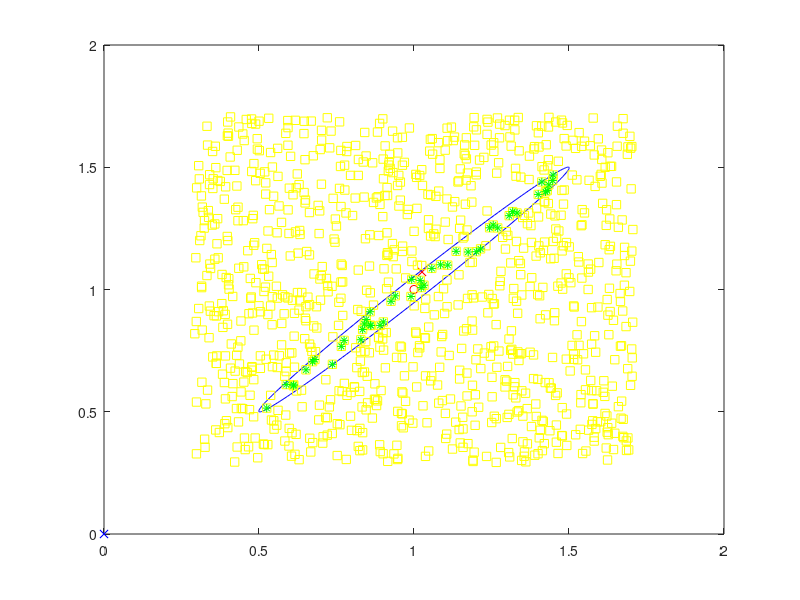

Here is the MATLAB script that generated this plot:
clear variables

% Posição inicial será state
% Depois será estimativa de LC-GTRS
x_est = [0; 0]; % Initial estimation of the target's location
x_pred = [1; 1]; % Prediction of the target's location
plot(x_est(1,1), x_est(2,1), 'bx')
hold on
plot(x_pred(1), x_pred(2), 'ro')
theta = atan2(x_pred(2) - x_est(2), x_pred(1) - x_est(1)); % Computing the angle of movement
x_est = [x_est, x_pred + rand(2,1) * 1e-1]; % To be "close" to x_pred
plot(x_est(1,end), x_est(2,end), 'rx')

% Centro pode ser na estimativa
center = x_pred; % Center of the ellipse
r_max = norm(x_est(:,end) - x_pred); % Minor axis length
d = norm(x_est(:,1) - x_pred); % Major axis length
tt = 0 : pi/100 : 2*pi;
x_ellipse = center(1) + d/2*cos(tt)*cos(theta) - r_max/2*sin(tt)*sin(theta);
y_ellipse = center(2) + r_max/2*sin(tt)*cos(theta) + d/2*cos(tt)*sin(theta);
plot(x_ellipse, y_ellipse, 'b')

% Loop enquanto não houver nPoints dentro da Elipse
nPoints = 1e3;
points_tot = center + d * rand(2, nPoints) - d/2 * ones(2,nPoints); % Generating random points within a square region
plot(points_tot(1,:), points_tot(2,:),'ys')
inEllipse = ((points_tot(1,:)-center(1))*cos(theta) + (points_tot(2,:)-center(2))*sin(theta)).^2/(d/2)^2 + (-(points_tot(1,:)-center(1))*sin(theta) + (points_tot(2,:)-center(2))*cos(theta)).^2/(r_max/2)^2 <= 1; % Determining points inside the ellipse
plot(points_tot(1,inEllipse), points_tot(2,inEllipse),'g*')